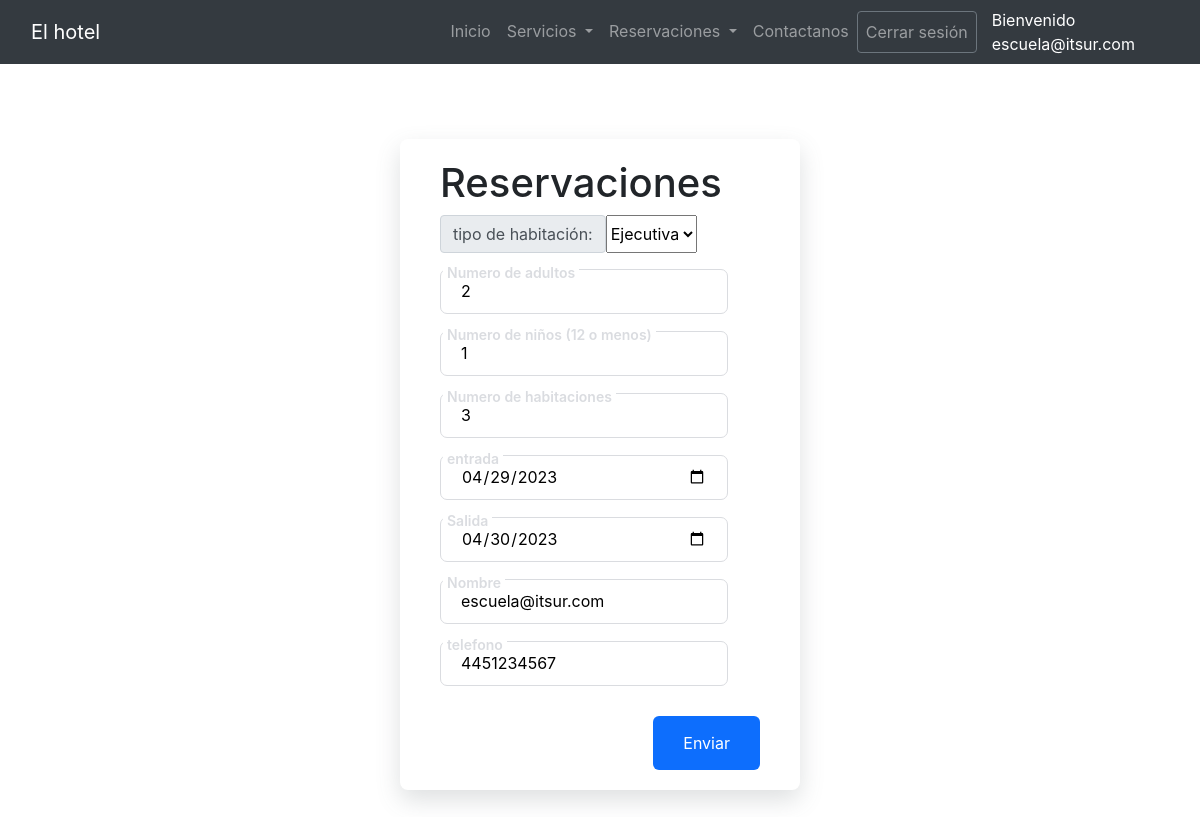
/updateReservacion.php?id=1 (signed in), run on the app's committed database.
### tables this page shows
CREATE TABLE `reservacion` (
  `id` int(3) NOT NULL,
  `tipohabitaciones` varchar(10) NOT NULL,
  `numerohabitaciones` int(3) NOT NULL,
  `entrada` varchar(15) NOT NULL,
  `salida` varchar(15) NOT NULL,
  `nombreCliente` varchar(80) NOT NULL,
  `telefono` varchar(15) NOT NULL,
  `idUsuario` int(3) NOT NULL,
  `adultos` int(3) NOT NULL,
  `jovenes` int(3) NOT NULL,
  `costoTotal` int(6) NOT NULL,
  `status` varchar(30) NOT NULL
);

### datos/classConectionMySQL.php (called while the page is built, shortened)
<?php
class ConnectionMySQL{
	private $host;
	private $user;
	private $password;
	private $database;
	public $conn;
	public function __construct(){
		$this->host=HOST;
		$this->user=USER;
		$this->password=PASSWORD;
		$this->database=DATABASE;
	}
	public function CreateConnection(){
		$this->conn = new mysqli($this->host,$this->user,$this->password,$this->database);
	}
	public function ExecuteQuery($sql){
		$result = $this->conn->query($sql);
		return $result;
	}
	public function GetRows($result){
		return $result->fetch_row();
	}
}
?>

### updateReservacion.php (the view, shortened to what this page needs)
<!DOCTYPE html>
<html lang="en">
<head>
    <link rel="stylesheet" href="cssPag/Rstye.css">
	<link rel="stylesheet" href="https://stackpath.bootstrapcdn.com/bootstrap/4.3.1/css/bootstrap.min.css">
</head>
<body>
	<?php
    	if (isset($_GET["id"]) && isset($_SESSION["user"])){
        $usuario=$_SESSION["user"];
			include_once "encabezados/logeado.php";
      require("datos/classConectionMySQL.php");
			$NewConn = new ConnectionMySQL();
			$NewConn->CreateConnection();
			$id= $_GET['id'];
			$query = "Select * from reservacion WHERE id = $id";
			$result = $NewConn -> ExecuteQuery($query);
      if ($result){
        $RowCount = $NewConn->GetCountAffectedRows();
        if ($RowCount>0){
          $row=$NewConn -> GetRows($result);
        }
      }
    	} else {
			  header("Location: index.php");
        header('Location: index.php');
    	}
  	?>
    <div class="signupFrm py-5 ">
    <form method="POST" action="editarReservacion.php" onsubmit="return verificarDatos()" class="form" id="frmReserva" name="frmReserva">
      <h1>Reservaciones</h1>
      <div class="input-group mb-3">
        <label class="input-group-text" for="tipoHabitaciones">tipo de habitación:</label>
        <select class="form-select" id="tipoHabitaciones" name="tipoHabitaciones">
          <option value="<?php echo $row[1]?>" selected><?php echo $row[1]?></option>
          </select>
      </div>
      <div class="inputContainer">
        <input maxlength="3" minlength="1" id="adultos" name="adultos" type="number" class="input" placeholder="a" required="[0-9]+" value="<?php echo $row[8]?>">
        <label for="" class="label">Numero de adultos</label>
      </div>
        <div class="inputContainer">
        <input maxlength="3" minlength="1" id="jovenes" name="jovenes" type="number" class="input" placeholder="a" required="[0-9]+" value="<?php echo $row[9]?>">
        <label for="" class="label">Numero de niños (12 o menos)</label>
      </div>
      <div class="inputContainer">
        <input maxlength="3" minlength="1" id="nHabitaciones" name="nHabitaciones" type="number" class="input" placeholder="a" required="[0-9]+" value="<?php echo $row[2]?>">
        <label for="" class="label">Numero de habitaciones</label>
      </div>
      <div class="inputContainer">
        <input id="entrada" name="entrada" type="date" class="input" placeholder="a" required min=<?php $hoy=date("Y-m-d"); echo $hoy;?> value="<?php echo $row[3]?>">
        <label for="" class="label">entrada</label>
      </div>
      <div class="inputContainer">
        <input id="salida" name="salida" type="date" class="input" placeholder="a" required min=<?php $hoy=date("Y-m-d"); echo $hoy;?> value="<?php echo $row[4]?>">
        <label for="" class="label">Salida</label>
      </div>
      <div class="inputContainer">
        <input maxlength="30" minlength="1" id="nombre" name="nombre" type="text" class="input" placeholder="a" required="" value="<?php echo $usuario?>" readonly>
        <label for="" class="label">Nombre</label>
      </div>
      <div class="inputContainer">
        <input maxlength="20" minlength="5" id="telefono" name="telefono" type="text" class="input" placeholder="a" required="" value="<?php echo $row[6]?>">
        <label for="" class="label">telefono</label>
      </div>
      <input type="submit" class="submitBtn" value="Enviar" onclick="validarNombre();">
    </form>
    </div>
</body>
</html>

### cssPag/Rstye.css (style rules this page uses)
body { box-sizing: border-box; margin: 0; padding: 0; background: url(../imgs/Rhotel.jpg); background-position: center; font-family: sans-serif; }
.signupFrm { display: flex; justify-content: center; align-items: center; height: 100vh; }
.form { background-color: white; width: 400px; border-radius: 8px; padding: 20px 40px; box-shadow: 0 10px 25px rgba(92, 99, 105, .2); }
.inputContainer { position: relative; height: 45px; width: 90%; margin-bottom: 17px; }
.input { position: absolute; top: 0px; left: 0px; height: 100%; width: 100%; border: 1px solid #DADCE0; border-radius: 7px; font-size: 16px; padding: 0 20px; outline: none; background: none; z-index: 1; }
::placeholder { color: transparent; }
.label { position: absolute; top: 15px; left: 15px; padding: 0 4px; background-color: white; color: #DADCE0; font-size: 16px; transition: 0.5s; z-index: 0; }
.submitBtn { display: block; margin-left: auto; padding: 15px 30px; border: none; background-color: #0d6efd; color: white; border-radius: 6px; cursor: pointer; font-size: 16px; margin-top: 30px; }
.input:not(:placeholder-shown)+ .label { top: -7px; left: 3px; z-index: 10; font-size: 14px; font-weight: 600; }

### data on the page
reservacion: tipoHabitaciones "Ejecutiva", adultos "2", jovenes "1", nHabitaciones "3", entrada "04/29/2023", salida "04/30/2023", telefono "4451234567"

### other printed values
$_SESSION["user"] "escuela@itsur.com"
